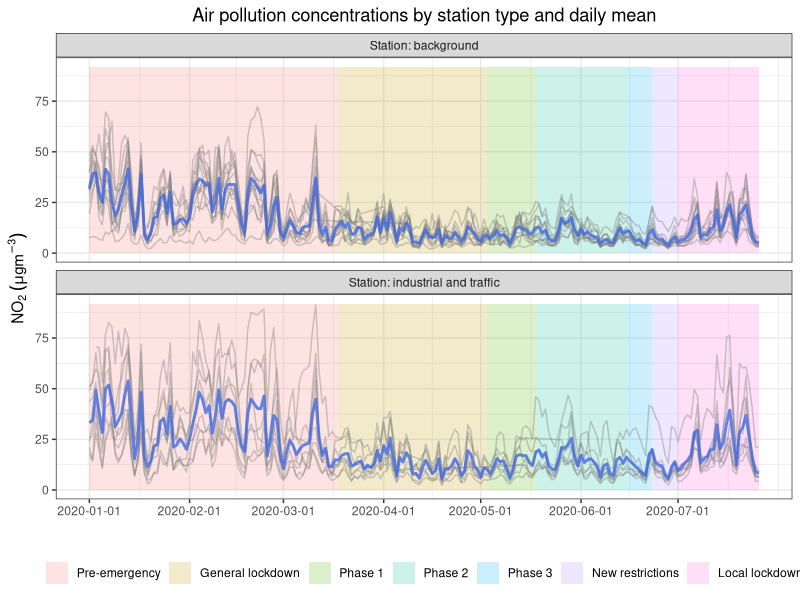
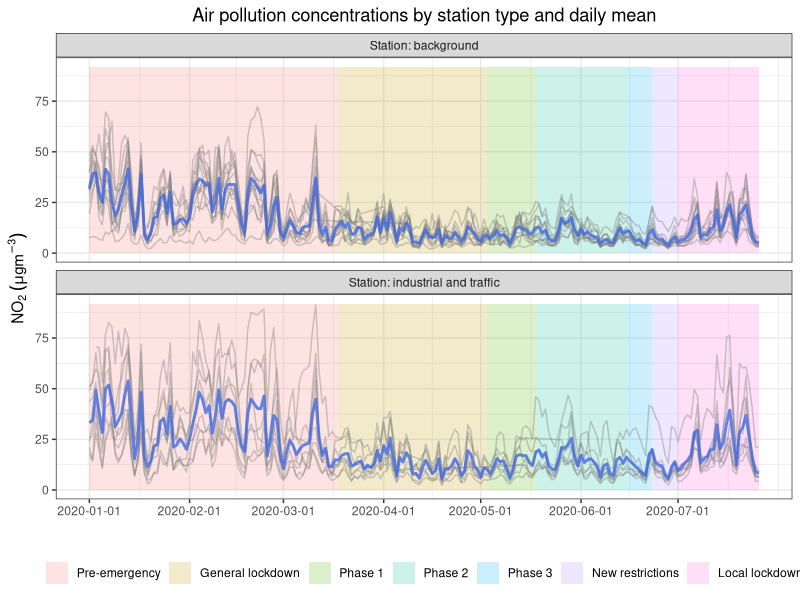

Reproduce these figures in R, in order.
############## Time series station analysis ###############

library("tidyverse")
library("readxl")

# Read data
station_data <- read_csv("data/stations/clean_stationdata.csv")
calendar <- read_excel("data/other/calendar.xlsx") %>%
  mutate(start = as.Date(start),
         end = lead(start, 1),
         name = fct_inorder(name)) %>%
  filter(name != "End restrictions")
calendar$end[nrow(calendar)] <- as.Date("2020-07-26")  
calendar <- bind_rows(mutate(calendar, Station = "industrial and traffic"),
                      mutate(calendar, Station = "background"))

# Daily means
station_data <- station_data %>%
  mutate(Station = ifelse(type %in% c("industrial", "traffic"), "industrial and traffic", type)) %>%
  group_by(Station, date) %>%
  mutate(no2_mean = mean(no2)) %>% 
  ungroup()

# Time series plot
xbreaks <- c("2020-01-01", "2020-02-01", "2020-03-01", "2020-04-01", 
             "2020-05-01", "2020-06-01", "2020-07-01")
xbreaks <- as.Date(xbreaks)

ggplot() +
  geom_rect(data = calendar, aes(xmin = start, xmax = end, ymin = 0, ymax = 92, fill = name),
            alpha = 0.2) +
  geom_line(data = station_data, aes(x=date, y=no2, group=AirQualityStation),
            colour = "grey50",  alpha = 0.4) +
  geom_line(data = station_data, aes(x=date, y=no2_mean),
            colour = "royalblue",  alpha = 0.8, lwd = 1) +
  facet_wrap(~Station, ncol = 1, labeller = "label_both") +
  scale_x_date(date_labels = "%Y-%m-%d", limits = c(as.Date("2020-01-01"), as.Date("2020-07-26")),
               breaks = xbreaks) +
  ylim(0, 92) + 
  xlab('') + ylab(expression(NO[2]~(mu*g*m^-3))) +
  ggtitle('Air pollution concentrations by station type and daily mean') +
  theme_bw() + 
  theme(legend.position = "bottom", legend.title=element_blank(), 
        plot.title = element_text(hjust = 0.5)) +
  guides(fill = guide_legend(nrow = 1))

ggsave("figures/ts_overview.png", width = 11, height = 6, dpi = 500)  
